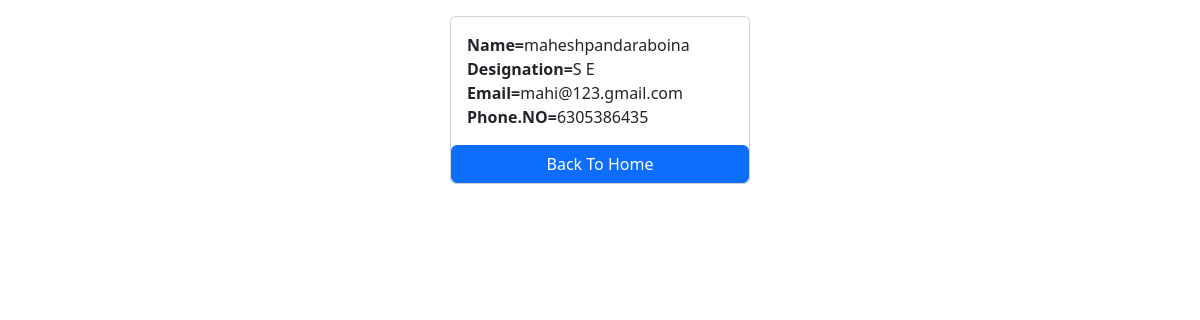
Screenshot of /3/ with the database file from the repository.
### salary/models.py (models this page shows)
class Employee(models.Model):
    first_name=models.CharField(max_length=100)
    last_name=models.CharField(max_length=100)
    photo=models.CharField(max_length=100)
    designation=models.CharField(max_length=100)
    email_address=models.CharField(max_length=100)
    phone_number=models.CharField(max_length=100)

### salary/views.py (the view)
# urls.py: path('<int:id>/',views.detail,name='employee_detail'),
def detail(request,id):
    employee=Employee.objects.get(id=id)
    return render(request,'salary/employee_detail.html',{'employee':employee})

### salary/templates/salary/employee_detail.html (shortened to what this page needs)
<!DOCTYPE html>
<html lang="en">
<head>
    <link href="https://cdn.jsdelivr.net/npm/bootstrap@5.3.5/dist/css/bootstrap.min.css" rel="stylesheet">
</head>
<body>
   <div class="container mt-3">
       <div class="card mx-auto" style="width:300px">
           <div class="card-body">
                <p class="card-text m-0"><b>Name=</b>{{employee.first_name}}{{employee.last_name}}</p>
                <p class="card-text m-0"><b>Designation=</b>{{employee.designation}}</p>
                <p class="card-text m-0"><b>Email=</b>{{employee.email_address}}</p>
                <p class="card-text m-0"><b>Phone.NO=</b>{{employee.phone_number}}</p>
           </div>
           <a href="{% url 'home' %}" class="btn btn-primary">Back To Home</a>
       </div>
   </div>
</body>
</html>

### rows the page displays
Employee: first_name "mahesh", last_name "pandaraboina", designation "S E", email_address "mahi@123.gmail.com", phone_number "6305386435"
